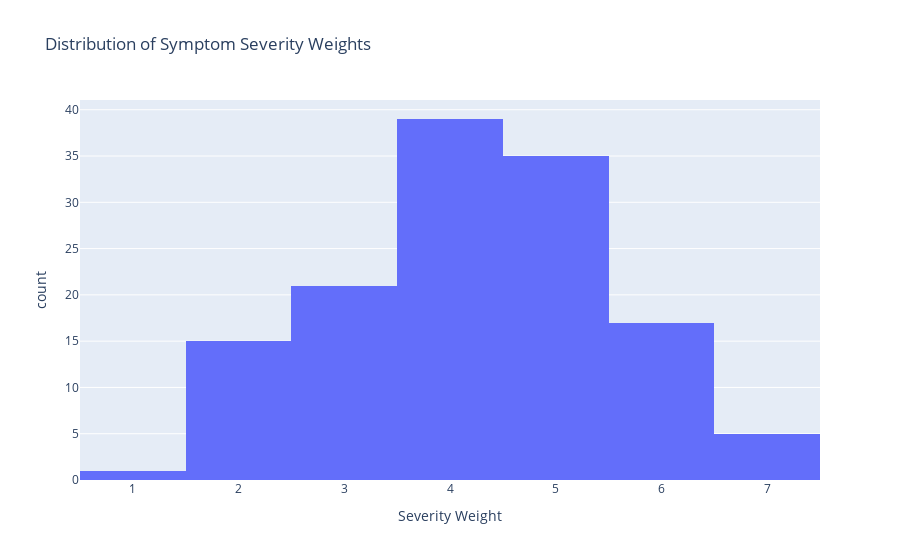

Notebook source saved alongside this figure:
### Code cell
# 2. Severity Distribution of Symptoms
fig2 = px.histogram(
    symptom_severity_df,
    x="weight",
    nbins=10,
    title="Distribution of Symptom Severity Weights",
    labels={'weight': 'Severity Weight', 'count': 'Frequency'}
)
fig2.show()

### Figure 1 — Plotly figure (JSON) as saved in the notebook; plotly's stock layout.template omitted (floating-point values rounded to 4 significant figures; data arrays with more than 128 entries replaced by an {"elided": "..."} marker saying what was removed)
{"data": [{"bingroup": "x", "hovertemplate": "Severity Weight=%{x}<br>count=%{y}<extra></extra>", "legendgroup": "", "marker": {"color": "#636efa", "pattern": {"shape": ""}}, "name": "", "nbinsx": 10, "orientation": "v", "showlegend": false, "type": "histogram", "x": {"elided": "133 int values"}, "xaxis": "x", "yaxis": "y"}], "layout": {"barmode": "relative", "legend": {"tracegroupgap": 0}, "title": {"text": "Distribution of Symptom Severity Weights"}, "xaxis": {"anchor": "y", "domain": [0, 1], "title": {"text": "Severity Weight"}}, "yaxis": {"anchor": "x", "domain": [0, 1], "title": {"text": "count"}}}}
